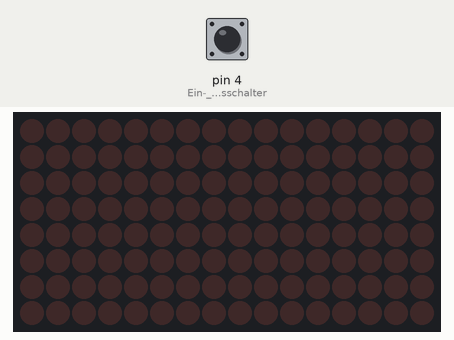
This sketch was run on a simulated Arduino Uno, built with avr-gcc and run on an emulated ATmega328P. Shown: 16×8 LED matrix. The inputs (shaded band) are chosen by the test bench; at power-on: pin 4 (Ein-_und_Ausschalter) HIGH.

Above: at 1.2 s.
1.3 s: pin 4 (Ein-_und_Ausschalter) pulled LOW for 0.15 s
At 2.2 s:
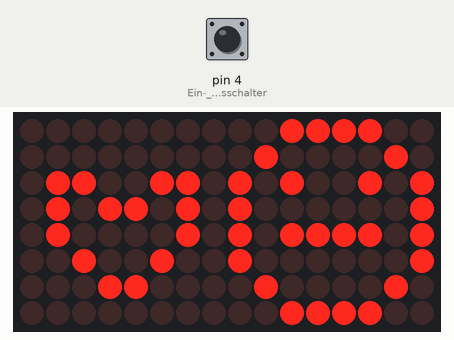
At 3.1 s:
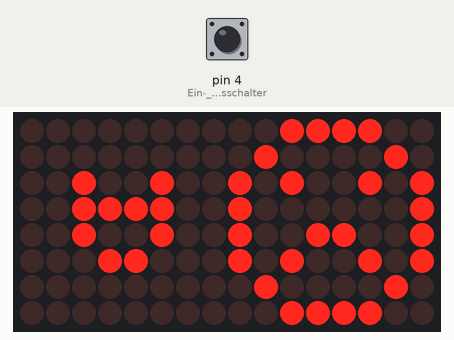
3.8 s: pin 4 (Ein-_und_Ausschalter) pulled LOW for 3.2 s
At 4.2 s:
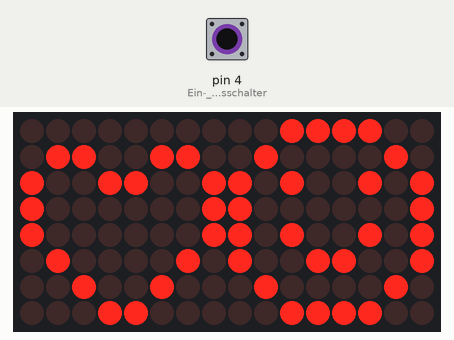
Timing chart, 0 to 6.8 s (numbered marks = the images above; inputs shaded):
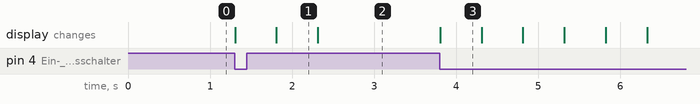

Measured:
- after the input at 1.3 s, the display: first changes at once (image 1 shows a later state)
- after the input at 3.8 s, the display: changes at once (image 3)
- what the display in image 1 shows lasts 0.5 s, from 1.8 s to 2.3 s

The sketch:

button.hex.ino
```cpp
#include <LedControl.h>

#define CLK_PIN   13  // or SCK
#define DATA_PIN  11  // or MOSI
#define CS_PIN    10  // or SS

const int numDevices = 2;      // number of MAX7219s
unsigned long bufferLong [14] = {0};

LedControl lc = LedControl(11, 13, 10, numDevices); //DATA | CLK | CS/LOAD | number of matrices


void setup()
{
  pinMode(4, INPUT_PULLUP);   //Ein- und Ausschalter
  pinMode(11, OUTPUT);        //LED Licht
  pinMode(10, OUTPUT);        //LED Licht
  pinMode(13, OUTPUT);        //LED Licht
  lc.shutdown(0,false);       //The MAX72XX is in power-saving mode on startup
  lc.shutdown(1,false);       //The MAX72XX is in power-saving mode on startup
  lc.setIntensity(0,8);       // Set the brightness to default value
  lc.setIntensity(1,8);       // Set the brightness to default value
  lc.clearDisplay(0);         // and clear the display
  lc.clearDisplay(1);         // and clear the display
}


void emojisOnMatrix() {

  byte happy[16]=   {0x3C,0x42,0xA5,0x81,0xA5,0x99,0x42,0x3C,0x00,0x66,0x99,0x81,0x81,0x42,0x24,0x18};
  byte neutral[16]= {0x3C,0x42,0xA5,0x81,0xBD,0x81,0x42,0x3C,0x00,0x00,0x66,0x5A,0x42,0x24,0x18,0x00};
  byte sad[16]=     {0x3C,0x42,0xA5,0x81,0x99,0xA5,0x42,0x3C,0x00,0x00,0x24,0x3C,0x24,0x18,0x00,0x00};


  if(digitalRead(4) == LOW) {
    digitalWrite(11, HIGH);
    digitalWrite(10, HIGH);
    digitalWrite(13, HIGH);
    display(happy);
    delay(500);
    display(neutral);
    delay(500);
    display(sad);
    delay(500);
  } else {
    digitalWrite(11, LOW);
    digitalWrite(10, LOW);
    digitalWrite(13, LOW);
  }
}


void display(byte character[]) {
  for(int i=0; i<16; i++)
  {
    lc.setRow(1,i,character[i]);
    lc.setRow(0,i,character[i+8]);
  }
}


void loop() {
  emojisOnMatrix();
}
```
